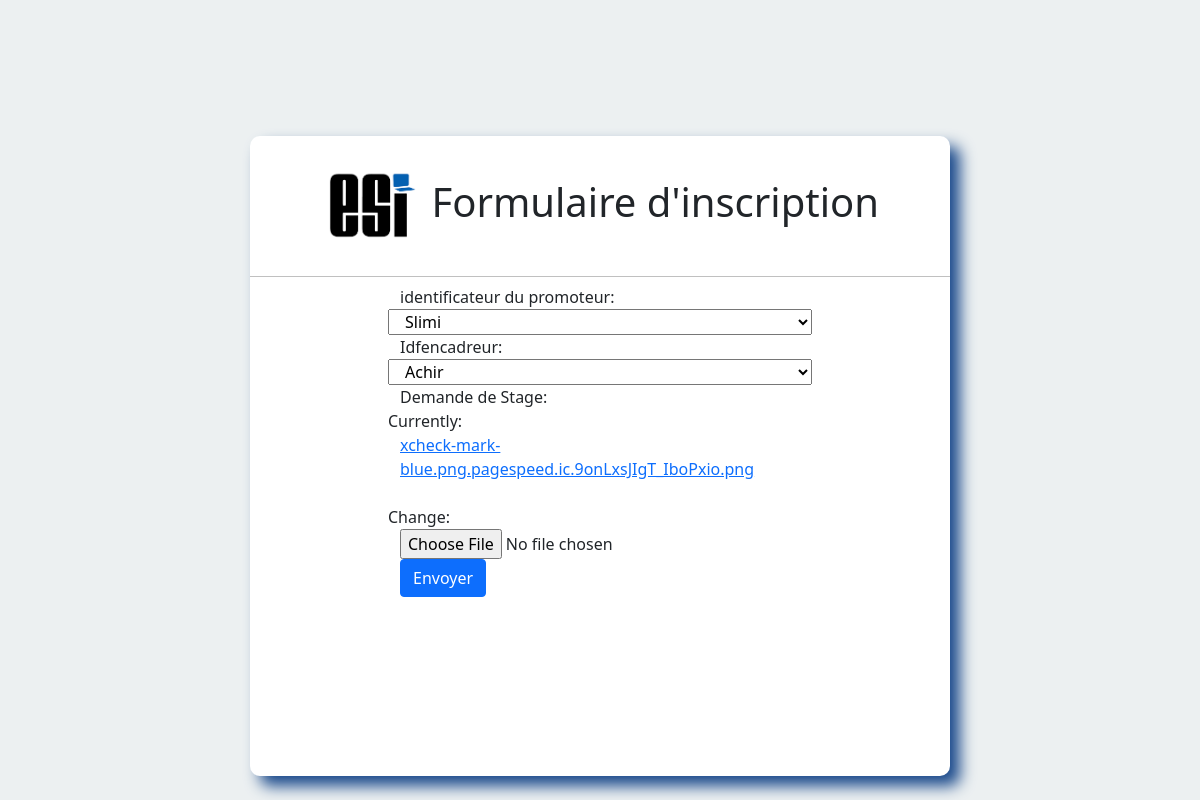
/gsMod/2/, run on an earlier commit of the app's database.
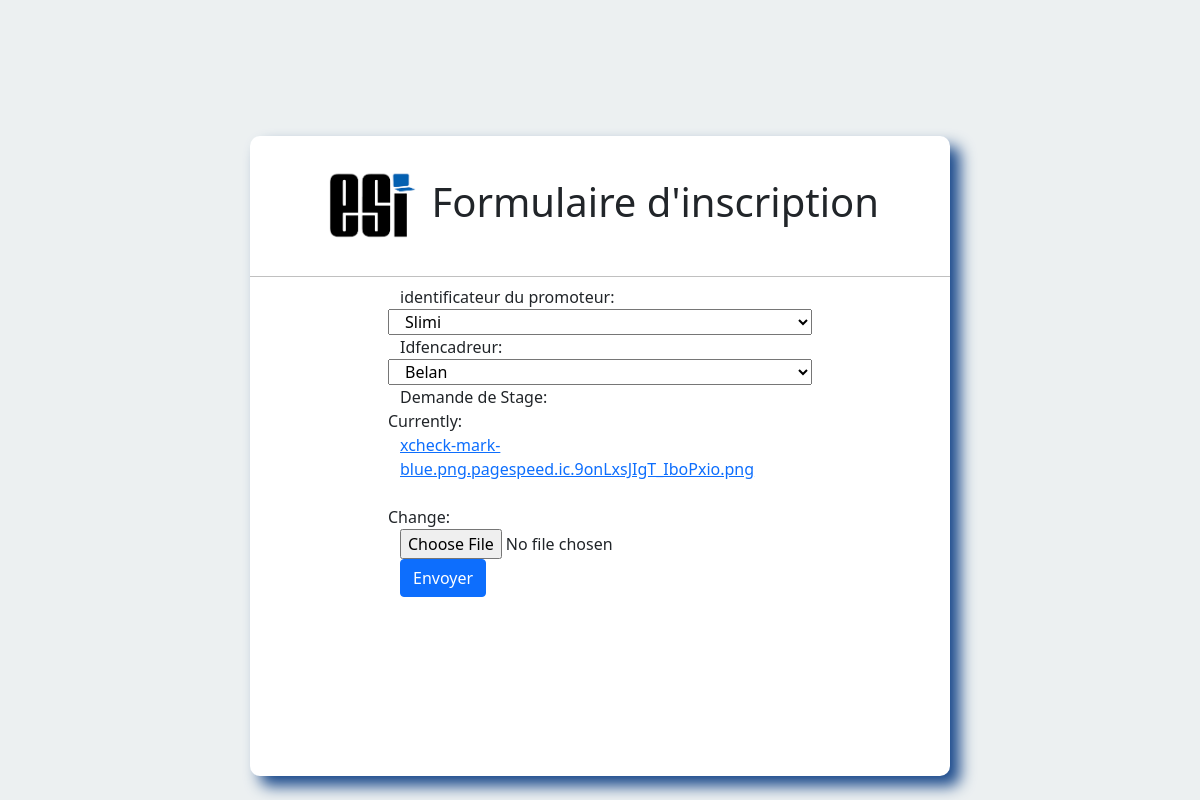
And on a later commit of the database.
### satgesiV2/models.py (models this page shows)
class GroupeStagiaire (models.Model):
    FicheDemande = models.FileField()
    idfpromoteur = models.ForeignKey("Promoteur",on_delete=models.SET_NULL,null=True,blank=True)
    idfencadreur = models.ForeignKey("Encadreur",on_delete=models.SET_NULL,null=True,blank=True)

### satgesiV2/views.py (the view)
# urls.py: path('gsMod/<str:pk>/',modpGS,name="modifGS"),
def modpGS (request, pk):
   gs = GroupeStagiaire.objects.get(id=pk)
   form =GroupeStagiaireFrom(instance=gs)
   if request.method == "POST":
       form = GroupeStagiaireFrom(data=request.POST,instance=gs)
       if form.is_valid():
           form.save()
           return redirect("accept")
   return render(request,'eightPage.html',{"formGroupeStagiaire":form})

### satgesiV2/formGroupeStagiaire.py
class GroupeStagiaireFrom(ModelForm):
    class Meta:
        model=GroupeStagiaire
        fields= ('idfpromoteur','idfencadreur','FicheDemande')
        widget={
            'FicheDemande':forms.FileInput(attrs={'class':'form-control'}),
            'idfEncadreur':forms.TextInput(attrs={'class':'form-control'}),
            'idfpromoteur':forms.TextInput(attrs={'class':'form-control'}),
        }
        labels={
            'FicheDemande':'Demande de Stage',
            'idfEncadreur':'identificateur de l\'encadreur ',
            'idfpromoteur':'identificateur du promoteur',
        }

### satgesiV2/models.py (called while the page is built)
    def __str__(self):
     return self.Nomncadreur

    def __str__(self):
     return self.NomPromoteur

### satgesiV2/templates/eightPage.html (shortened to what this page needs)
<!DOCTYPE html>
<html lang="en">
    <head>
      <link href="https://cdn.jsdelivr.net/npm/bootstrap@5.1.3/dist/css/bootstrap.min.css" rel="stylesheet">
        {% load static %}
        <link rel="stylesheet" href="{% static 'css/eight.css' %}">
    </head>
<body>
    <div class="center">
         <h1><img src="/static/png/icon3.png" alt="logo du site " width= "100" >
            Formulaire d'inscription</h1>
        <form method="POST" enctype="multipart/form-data">
            <div class="form-group row">
            <br>
          {{formGroupeStagiaire}}
          </div>
          <button type="submit" class="btn btn-primary">Envoyer</button>
      </form>
</div>
</body>
</html>

What changed in the data, as far as the page shows it:
changed GroupeStagiaire "Slimi": idfencadreur "Achir" → "Belan"
